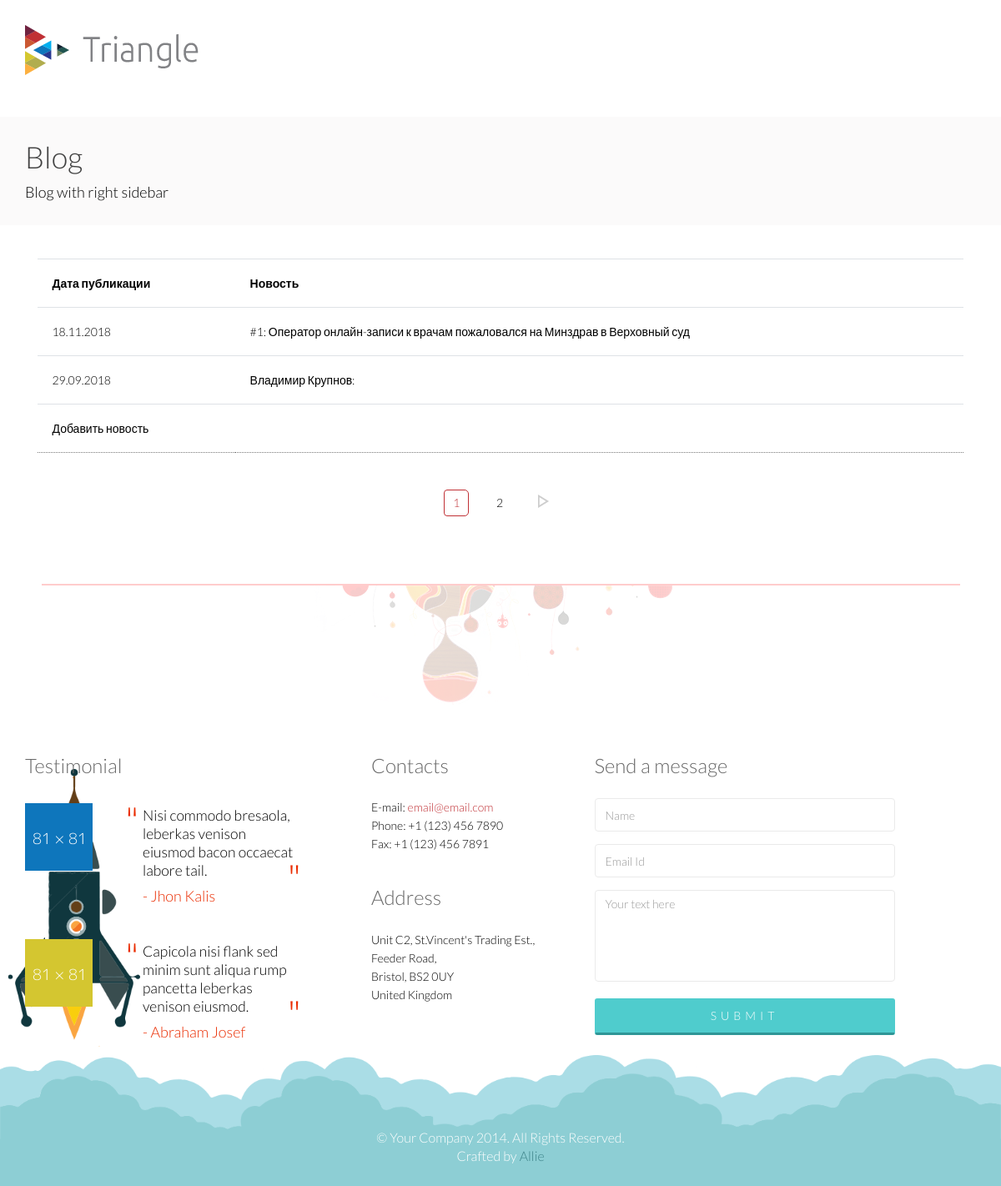
The app's page /admin/?action=list (signed in) with its own data.
### tables this page shows
CREATE TABLE `news` (
  `id` int(11) NOT NULL,
  `picture` varchar(255) NOT NULL,
  `caption` varchar(255) NOT NULL,
  `description` text NOT NULL,
  `love` int(11) NOT NULL DEFAULT '0',
  `comments` int(11) NOT NULL DEFAULT '0',
  `date` date NOT NULL
);

### controllers/ListController.php (called while the page is built, shortened)
<?php
	function ListController()
	{
		require_once '../models/AllNews.php';
		require_once '../models/Pagination.php';
		$dataIndex = allNews($start, $perpage);
		require_once '../views/admin/list/index.php';
	}

### models/AllNews.php (called while the page is built)
<?php
	function allNews($start, $perpage)
	{
		$db = connectionToTheDatabase();
		$sql = 'SELECT * FROM news LIMIT :start, :perpage';
		$statement = $db->prepare($sql);
		$statement->bindParam(':start', $start, PDO::PARAM_INT);
		$statement->bindParam(':perpage', $perpage, PDO::PARAM_INT);
		$statement->execute();
		$data = $statement->fetchAll(PDO::FETCH_CLASS);
  	if (isset($data)) return $data;
	}

### models/Pagination.php (called while the page is built, shortened)
<?php
	$perpage = 2;
	if (isset($_GET['page']) & !empty($_GET['page'])) {
		$curpage = $_GET['page'];
	} else {
		$curpage = 1;
	}
	$db = connectionToTheDatabase();
	$PageSql = 'SELECT COUNT(*) as count FROM news';
	$statement = $db->prepare($PageSql);
	$statement->execute();
	$totalres = $statement->fetchColumn();
	$endpage = ceil($totalres / $perpage);
	$nextpage = $curpage + 1;

### views/admin/list/index.php (the view, shortened to what this page needs)
<?php require_once '../views/admin/layouts/header.php'; ?>
		<section id="page-breadcrumb" style="margin-bottom: 40px;">
        <div class="vertical-center sun">
            <div class="container">
                <div class="row">
                    <div class="action">
                        <div class="col-sm-12">
                            <?php if (isset($_SESSION['session_username'])): ?>
                                <h1 class="title" style="font-family: Arial;">Добро пожаловать, <span> <?=$_SESSION['session_username']; ?> </span>!</h1>
                                <p><a href="/logout/" class="color-red">Выйти</a> из системы...</p>
                            <?php else: ?>
                                <h1 class="title">Blog</h1>
                                <p>Blog with right sidebar</p>
                            <?php endif; ?>
                        </div>
                    </div>
                </div>
            </div>
        </div>
    </section>
		<div class="container">
			<div class="col-md-12 col-sm-12">
				<table class="table--col">
					<tr>
						<th>Дата публикации</th>
						<th>Новость</th>
					</tr>
                    <?php $i = 0; ?>
                    <?php while ($i < count($dataIndex)): ?>
                        <?php
                            $dateS = $dataIndex[$i]->date;
                            $dateS = explode('-', $dateS);
                            list($year, $month, $day) = $dateS;
                        ?>
                        <tr onclick="location = './?action=edit&itemId=<?=$dataIndex[$i]->id; ?>'">
                            <td><?=date("d.m.Y", mktime(0, 0, 0, $month, $day, $year)); ?></td>
                            <td><?=$dataIndex[$i]->caption; ?></td>
                        </tr>
                        <?php $i++; ?>
                    <?php endwhile; ?>
                        <tr onclick="location = './?action=append'">
                            <td colspan="2">Добавить новость</td>
                        </tr>
				</table>
                <div class="blog-pagination">
                    <ul class="pagination">
                        <li class="active"><a href="?action=list&page=<?php echo $curpage ?>"><?php echo $curpage ?></a></li>
                        <?php if ($curpage != $endpage) { ?>
                            <li><a href="?action=list&page=<?php echo $nextpage ?>"><?php echo $nextpage ?></a></li>
                            <li class="endpage"><a href="?action=list&page=<?php echo $endpage ?>">right</a></li>
                        <?php } ?>
                    </ul>
                </div>
			</div>
		</div>
<?php require_once '../views/admin/layouts/footer.php'; ?>

### template/css/main.css (style rules this page uses)
body { background: #fff; font-family: 'Lato', sans-serif; font-weight: 300; font-size: 14px; line-height: 22px; color: #000; }
html { height: 100%; }
a { color:#C03035; }
a { -webkit-transition: 300ms; -moz-transition: 300ms; -o-transition: 300ms; transition: 300ms; }
ul { list-style: none; }
h1, h2, h3, h4, h5, h6 { font-family: 'Lato', sans-serif; font-weight: 300; }
h1 { color: #686868; }
.vertical-center { display: table-cell; vertical-align: middle; width: 100%; position: statice; }
.action h1 { margin-top: 0; }
.action p { font-size: 18px; margin-bottom: 0; font-weight: 300; }
.title { color: #404040; font-weight: 300; }
#action , #page-breadcrumb { position: relative; }
#page-breadcrumb { background-color: #fbfafa; background-repeat: repeat-x; height: 130px; background-position: center; display: table; position: static; width: 100%; }
.pagination li { display: inline-block; margin: 0 10px; }
.pagination li a { color: #000; padding: 5px 10px; border-radius: 5px; border: 1px solid #fff; }
.pagination li.endpage a { background: url(../images/portfolio/right.png); background-repeat: no-repeat; text-indent: -999999999px; background-position: center top 10px; width: 32px; height: 36px; border: none; -webkit-transition: 300ms; -moz-transition: 300ms; -o-transition: 300ms; transition: 300ms; }
.pagination li a:hover, .pagination .active a, .pagination a:active, .pagination .active a:hover, .pagination .active a:focus, .pagination a:focus { background: transparent; border-color: #C03035; color: #C03035; }
.blog-pagination { text-align: center; padding-top: 10px; padding-bottom: 55px; }
.table--col { border-collapse: collapse; width: 100%; max-width: 100%; margin-bottom: 1rem; background-color: transparent; }
.table--col tr { border-bottom: 1px dotted #777; }
.table--col th, .table--col td { padding: 1.75rem; vertical-align: top; border-top: 1px solid #dee2e6; }

### records on screen
news: year "18.11.2018", caption "#1: Оператор онлайн-записи к врачам пожаловался на Минздрав в Верховный суд"
news: year "29.09.2018", caption "Владимир Крупнов:"

### other values on screen
$curpage "1"
$nextpage "2"
